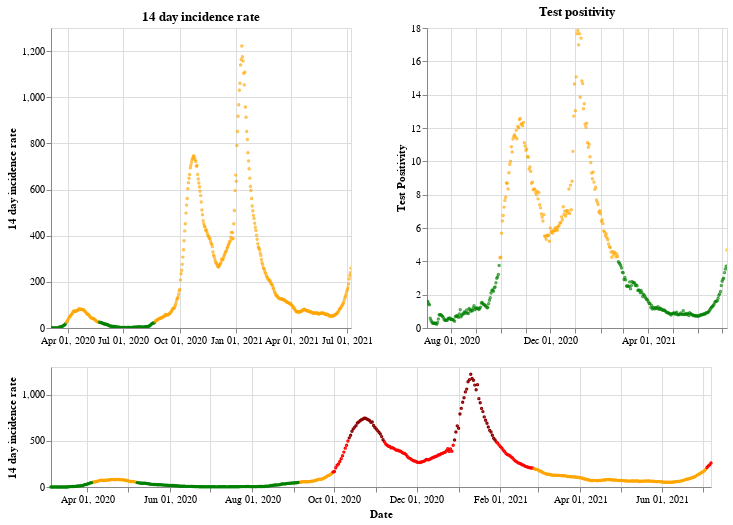

The notebook cell this image was saved under:
### Markdown cell above
## Northern Ireland

### Code cell
plot_traffic_light('Northern Ireland')

### Figure 1 — Vega-Lite specification as saved in the notebook (floating-point values rounded to 4 significant figures; data arrays with more than 128 entries replaced by an {"elided": "..."} marker saying what was removed)
{"config": {"view": {"continuousWidth": 400, "continuousHeight": 300}}, "vconcat": [{"hconcat": [{"mark": {"type": "point", "size": 2}, "encoding": {"color": {"condition": {"value": "green", "test": "(datum.twoWeeklyCasesRate <= 25)"}, "value": "orange"}, "tooltip": [{"type": "nominal", "field": "areaName"}, {"type": "temporal", "field": "date"}, {"type": "quantitative", "field": "twoWeeklyCasesRate"}, {"type": "quantitative", "field": "testPositivity"}], "x": {"type": "temporal", "axis": {"title": ""}, "field": "date", "scale": {"domain": {"selection": "DateBrush"}}, "timeUnit": "yearmonthdate"}, "y": {"type": "quantitative", "axis": {"title": "14 day incidence rate"}, "field": "twoWeeklyCasesRate"}}, "title": "14 day incidence rate", "width": 300}, {"mark": {"type": "point", "size": 2}, "encoding": {"color": {"condition": {"value": "green", "test": "(datum.testPositivity <= 4)"}, "value": "orange"}, "tooltip": [{"type": "nominal", "field": "areaName"}, {"type": "temporal", "field": "date"}, {"type": "quantitative", "field": "twoWeeklyCasesRate"}, {"type": "quantitative", "field": "testPositivity"}], "x": {"type": "temporal", "axis": {"title": ""}, "field": "date", "scale": {"domain": {"selection": "DateBrush"}}, "timeUnit": "yearmonthdate"}, "y": {"type": "quantitative", "axis": {"title": "Test Positivity"}, "field": "testPositivity"}}, "title": "Test positivity", "width": 300}]}, {"layer": [{"mark": {"type": "point", "size": 2}, "encoding": {"color": {"condition": {"value": "orange", "test": "(((datum.testPositivity < 4) && (datum.twoWeeklyCasesRate >= 50)) && (datum.twoWeeklyCasesRate < 200))"}, "value": "red"}, "opacity": {"condition": {"value": 1, "test": "((datum.twoWeeklyCasesRate >= 50) && (datum.twoWeeklyCasesRate < 500))"}, "value": 0}, "tooltip": [{"type": "nominal", "field": "areaName"}, {"type": "temporal", "field": "date"}, {"type": "quantitative", "field": "twoWeeklyCasesRate"}, {"type": "quantitative", "field": "testPositivity"}], "x": {"type": "temporal", "axis": {"title": "Date"}, "field": "date", "timeUnit": "yearmonthdate"}, "y": {"type": "quantitative", "axis": {"title": "14 day incidence rate"}, "field": "twoWeeklyCasesRate"}}, "selection": {"DateBrush": {"type": "interval", "encodings": ["x"], "fields": ["Time"]}}}, {"mark": {"type": "point", "size": 2}, "encoding": {"color": {"value": "darkred"}, "opacity": {"condition": {"value": 1, "test": "(datum.twoWeeklyCasesRate >= 500)"}, "value": 0}, "tooltip": [{"type": "nominal", "field": "areaName"}, {"type": "temporal", "field": "date"}, {"type": "quantitative", "field": "twoWeeklyCasesRate"}, {"type": "quantitative", "field": "testPositivity"}], "x": {"type": "temporal", "axis": {"title": "Date"}, "field": "date", "timeUnit": "yearmonthdate"}, "y": {"type": "quantitative", "axis": {"title": "14 day incidence rate"}, "field": "twoWeeklyCasesRate"}}}, {"mark": {"type": "point", "size": 2}, "encoding": {"color": {"condition": {"value": "green", "test": "((datum.testPositivity < 4) && (datum.twoWeeklyCasesRate < 50))"}, "value": "orange"}, "opacity": {"condition": {"value": 1, "test": "(datum.twoWeeklyCasesRate < 50)"}, "value": 0}, "tooltip": [{"type": "nominal", "field": "areaName"}, {"type": "temporal", "field": "date"}, {"type": "quantitative", "field": "twoWeeklyCasesRate"}, {"type": "quantitative", "field": "testPositivity"}], "x": {"type": "temporal", "axis": {"title": "Date"}, "field": "date", "timeUnit": "yearmonthdate"}, "y": {"type": "quantitative", "axis": {"title": "14 day incidence rate"}, "field": "twoWeeklyCasesRate"}}}], "height": 120, "width": 660}], "data": {"name": "data-29208a47861d5ee15cb09d236222c4cd"}, "$schema": "https://vega.github.io/schema/vega-lite/v4.8.1.json", "datasets": {"data-29208a47861d5ee15cb09d236222c4cd": {"elided": "490 records"}}}
